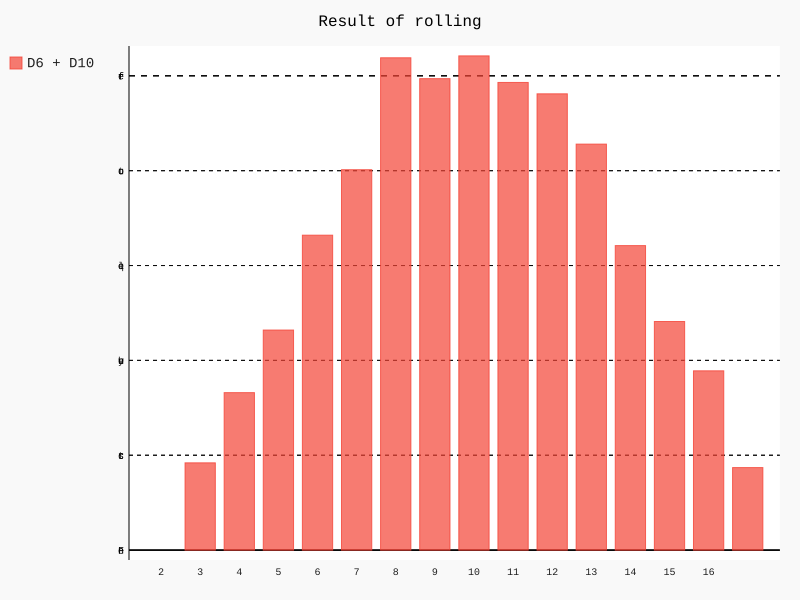

Recreate this plot in Python.
from die import Die
import pygal

die1 = Die()
die2 = Die(10)

result = []
for num in range(5000):
    s = die1.roll() + die2.roll()
    result.append(s)

fre = []
for c in range(1, 17):
    frequency = result.count(c)
    fre.append(frequency)


hist = pygal.Bar()
hist.x_labels = [2, 3, 4, 5, 6, 7, 8, 9, 10, 11, 12, 13, 14, 15, 16]
hist.y_labels = 'Frequency of the result'
hist.title = 'Result of rolling '
hist.add('D6 + D10', fre)
hist.render_to_file('die_visible.svg')
